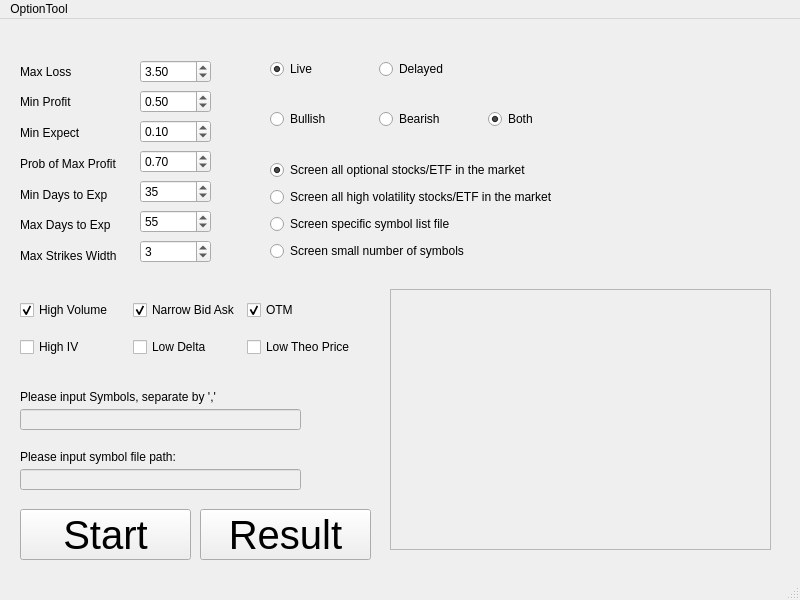
<?xml version="1.0" encoding="UTF-8"?>
<ui version="4.0">
 <class>MainWindow</class>
 <widget class="QMainWindow" name="MainWindow">
  <property name="enabled">
   <bool>true</bool>
  </property>
  <property name="geometry">
   <rect>
    <x>0</x>
    <y>0</y>
    <width>800</width>
    <height>600</height>
   </rect>
  </property>
  <property name="windowTitle">
   <string>qtExample</string>
  </property>
  <widget class="QWidget" name="centralwidget">
   <widget class="QWidget" name="verticalLayoutWidget">
    <property name="geometry">
     <rect>
      <x>20</x>
      <y>40</y>
      <width>121</width>
      <height>209</height>
     </rect>
    </property>
    <layout class="QVBoxLayout" name="verticalLayout_values">
     <item>
      <widget class="QLabel" name="label_max_loss">
       <property name="text">
        <string>Max Loss</string>
       </property>
      </widget>
     </item>
     <item>
      <widget class="QLabel" name="label_min_profit">
       <property name="text">
        <string>Min Profit</string>
       </property>
      </widget>
     </item>
     <item>
      <widget class="QLabel" name="label_min_expect">
       <property name="text">
        <string>Min Expect</string>
       </property>
      </widget>
     </item>
     <item>
      <widget class="QLabel" name="label_prob_max_profit">
       <property name="text">
        <string>Prob of Max Profit</string>
       </property>
      </widget>
     </item>
     <item>
      <widget class="QLabel" name="label_min_days_expire">
       <property name="text">
        <string>Min Days to Exp</string>
       </property>
      </widget>
     </item>
     <item>
      <widget class="QLabel" name="label_max_days_expire">
       <property name="text">
        <string>Max Days to Exp</string>
       </property>
      </widget>
     </item>
     <item>
      <widget class="QLabel" name="label_max_strikes_width">
       <property name="text">
        <string>Max Strikes Width</string>
       </property>
      </widget>
     </item>
    </layout>
   </widget>
   <widget class="QWidget" name="verticalLayoutWidget_2">
    <property name="geometry">
     <rect>
      <x>140</x>
      <y>40</y>
      <width>71</width>
      <height>209</height>
     </rect>
    </property>
    <layout class="QVBoxLayout" name="verticalLayout_values2">
     <item>
      <widget class="QDoubleSpinBox" name="doubleSpinBox_max_loss">
       <property name="minimum">
        <double>0.000000000000000</double>
       </property>
       <property name="maximum">
        <double>10.000000000000000</double>
       </property>
       <property name="singleStep">
        <double>0.100000000000000</double>
       </property>
       <property name="value">
        <double>3.500000000000000</double>
       </property>
      </widget>
     </item>
     <item>
      <widget class="QDoubleSpinBox" name="doubleSpinBox_min_profit">
       <property name="singleStep">
        <double>0.100000000000000</double>
       </property>
       <property name="value">
        <double>0.500000000000000</double>
       </property>
      </widget>
     </item>
     <item>
      <widget class="QDoubleSpinBox" name="doubleSpinBox_min_expect">
       <property name="maximum">
        <double>1.000000000000000</double>
       </property>
       <property name="singleStep">
        <double>0.010000000000000</double>
       </property>
       <property name="value">
        <double>0.100000000000000</double>
       </property>
      </widget>
     </item>
     <item>
      <widget class="QDoubleSpinBox" name="doubleSpinBox_prob_max_profit">
       <property name="maximum">
        <double>1.000000000000000</double>
       </property>
       <property name="singleStep">
        <double>0.010000000000000</double>
       </property>
       <property name="value">
        <double>0.700000000000000</double>
       </property>
      </widget>
     </item>
     <item>
      <widget class="QSpinBox" name="spinBox_min_days_expire">
       <property name="value">
        <number>35</number>
       </property>
      </widget>
     </item>
     <item>
      <widget class="QSpinBox" name="spinBox_max_days_expire">
       <property name="value">
        <number>55</number>
       </property>
      </widget>
     </item>
     <item>
      <widget class="QSpinBox" name="spinBox_max_strike_width">
       <property name="value">
        <number>3</number>
       </property>
      </widget>
     </item>
    </layout>
   </widget>
   <widget class="QWidget" name="horizontalLayoutWidget">
    <property name="geometry">
     <rect>
      <x>270</x>
      <y>40</y>
      <width>211</width>
      <height>21</height>
     </rect>
    </property>
    <layout class="QHBoxLayout" name="horizontalLayout_live_delay">
     <item>
      <widget class="QRadioButton" name="radioButton_live">
       <property name="text">
        <string>Live</string>
       </property>
       <property name="checked">
        <bool>true</bool>
       </property>
      </widget>
     </item>
     <item>
      <widget class="QRadioButton" name="radioButton_delayed">
       <property name="text">
        <string>Delayed</string>
       </property>
      </widget>
     </item>
    </layout>
   </widget>
   <widget class="QWidget" name="horizontalLayoutWidget_2">
    <property name="geometry">
     <rect>
      <x>270</x>
      <y>90</y>
      <width>321</width>
      <height>21</height>
     </rect>
    </property>
    <layout class="QHBoxLayout" name="horizontalLayout_strategy">
     <item>
      <widget class="QRadioButton" name="radioButton_bullish">
       <property name="text">
        <string>Bullish</string>
       </property>
      </widget>
     </item>
     <item>
      <widget class="QRadioButton" name="radioButton_bearish">
       <property name="text">
        <string>Bearish</string>
       </property>
      </widget>
     </item>
     <item>
      <widget class="QRadioButton" name="radioButton_both">
       <property name="text">
        <string>Both</string>
       </property>
       <property name="checked">
        <bool>true</bool>
       </property>
      </widget>
     </item>
    </layout>
   </widget>
   <widget class="QWidget" name="gridLayoutWidget">
    <property name="geometry">
     <rect>
      <x>20</x>
      <y>270</y>
      <width>336</width>
      <height>80</height>
     </rect>
    </property>
    <layout class="QGridLayout" name="gridLayout_Conditions">
     <item row="1" column="1">
      <widget class="QCheckBox" name="low_delta">
       <property name="text">
        <string>Low Delta</string>
       </property>
      </widget>
     </item>
     <item row="0" column="0">
      <widget class="QCheckBox" name="high_volume">
       <property name="text">
        <string>High Volume</string>
       </property>
       <property name="checked">
        <bool>true</bool>
       </property>
      </widget>
     </item>
     <item row="0" column="1">
      <widget class="QCheckBox" name="narrow_bid_ask">
       <property name="text">
        <string>Narrow Bid Ask</string>
       </property>
       <property name="checked">
        <bool>true</bool>
       </property>
      </widget>
     </item>
     <item row="1" column="0">
      <widget class="QCheckBox" name="high_iv">
       <property name="text">
        <string>High IV</string>
       </property>
      </widget>
     </item>
     <item row="0" column="2">
      <widget class="QCheckBox" name="OTM">
       <property name="text">
        <string>OTM</string>
       </property>
       <property name="checked">
        <bool>true</bool>
       </property>
      </widget>
     </item>
     <item row="1" column="2">
      <widget class="QCheckBox" name="low_theo">
       <property name="text">
        <string>Low Theo Price</string>
       </property>
      </widget>
     </item>
    </layout>
   </widget>
   <widget class="QPushButton" name="pushButton_Start">
    <property name="geometry">
     <rect>
      <x>20</x>
      <y>490</y>
      <width>171</width>
      <height>51</height>
     </rect>
    </property>
    <property name="font">
     <font>
      <pointsize>30</pointsize>
     </font>
    </property>
    <property name="text">
     <string>Start</string>
    </property>
   </widget>
   <widget class="QWidget" name="verticalLayoutWidget_3">
    <property name="geometry">
     <rect>
      <x>270</x>
      <y>140</y>
      <width>318</width>
      <height>105</height>
     </rect>
    </property>
    <layout class="QVBoxLayout" name="verticalLayout_choice">
     <item>
      <widget class="QRadioButton" name="radioButton_whole_market">
       <property name="text">
        <string>Screen all optional stocks/ETF in the market</string>
       </property>
       <property name="checked">
        <bool>true</bool>
       </property>
      </widget>
     </item>
     <item>
      <widget class="QRadioButton" name="radioButton_high_vol">
       <property name="text">
        <string>Screen all high volatility stocks/ETF in the market</string>
       </property>
      </widget>
     </item>
     <item>
      <widget class="QRadioButton" name="radioButton_symbol_file">
       <property name="text">
        <string>Screen specific symbol list file</string>
       </property>
      </widget>
     </item>
     <item>
      <widget class="QRadioButton" name="radioButton_manual_symbol">
       <property name="text">
        <string>Screen small number of symbols</string>
       </property>
      </widget>
     </item>
    </layout>
   </widget>
   <widget class="QLineEdit" name="lineEdit_symbols">
    <property name="enabled">
     <bool>false</bool>
    </property>
    <property name="geometry">
     <rect>
      <x>20</x>
      <y>390</y>
      <width>281</width>
      <height>21</height>
     </rect>
    </property>
   </widget>
   <widget class="QLabel" name="label_symbols">
    <property name="geometry">
     <rect>
      <x>20</x>
      <y>370</y>
      <width>241</width>
      <height>16</height>
     </rect>
    </property>
    <property name="text">
     <string>Please input Symbols, separate by ','</string>
    </property>
   </widget>
   <widget class="QLabel" name="label_symbol_file">
    <property name="geometry">
     <rect>
      <x>20</x>
      <y>430</y>
      <width>191</width>
      <height>16</height>
     </rect>
    </property>
    <property name="text">
     <string>Please input symbol file path:</string>
    </property>
   </widget>
   <widget class="QLineEdit" name="lineEdit_symbols_file">
    <property name="enabled">
     <bool>false</bool>
    </property>
    <property name="geometry">
     <rect>
      <x>20</x>
      <y>450</y>
      <width>281</width>
      <height>21</height>
     </rect>
    </property>
   </widget>
   <widget class="QPlainTextEdit" name="plainTextEdit_output">
    <property name="enabled">
     <bool>false</bool>
    </property>
    <property name="geometry">
     <rect>
      <x>390</x>
      <y>270</y>
      <width>381</width>
      <height>261</height>
     </rect>
    </property>
   </widget>
   <widget class="QPushButton" name="pushButton_Result">
    <property name="geometry">
     <rect>
      <x>200</x>
      <y>490</y>
      <width>171</width>
      <height>51</height>
     </rect>
    </property>
    <property name="font">
     <font>
      <pointsize>30</pointsize>
     </font>
    </property>
    <property name="text">
     <string>Result</string>
    </property>
   </widget>
  </widget>
  <widget class="QMenuBar" name="menubar">
   <property name="geometry">
    <rect>
     <x>0</x>
     <y>0</y>
     <width>800</width>
     <height>22</height>
    </rect>
   </property>
   <widget class="QMenu" name="menuOptionTool">
    <property name="title">
     <string>OptionTool</string>
    </property>
   </widget>
   <addaction name="menuOptionTool"/>
  </widget>
  <widget class="QStatusBar" name="statusbar"/>
 </widget>
 <resources/>
 <connections/>
</ui>
